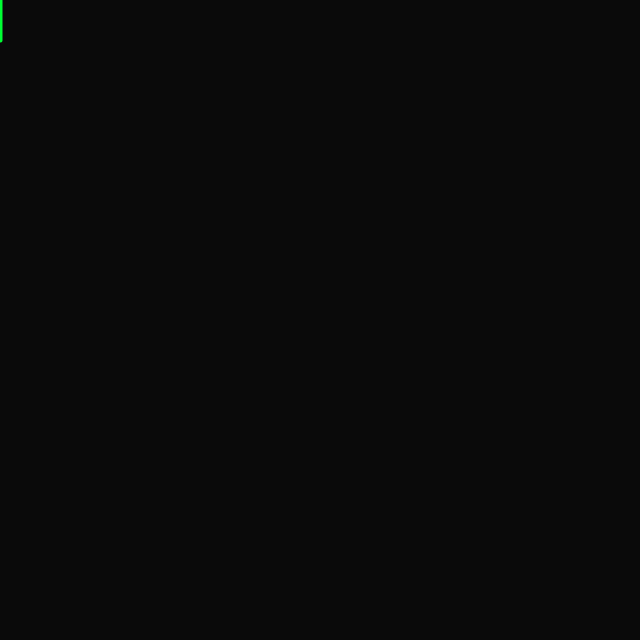
Frame 1 (no input)
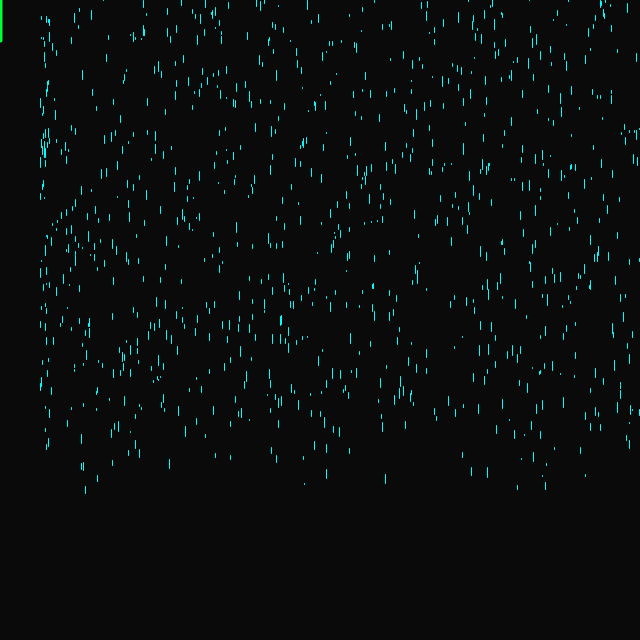
Frame 60 (the mouse pressed at the canvas centre just before this capture)
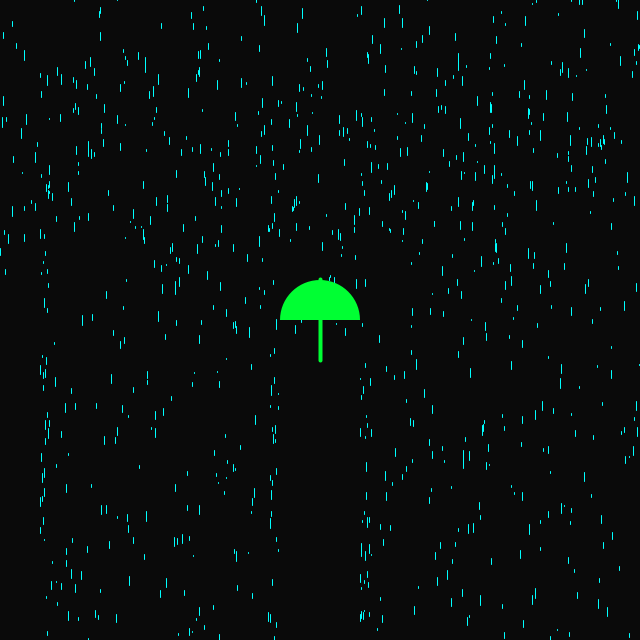
Frame 120 (the mouse held since frame 60 and released just before this capture)

The Processing sketch that drew these frames (run headless with seeded random() and noise(); from frame 60 on, the mouse is pressed at the canvas centre):

// Processing sketch: rain
// ── rain.pde
drop[] d= new drop[1000];

void setup(){
  size(640,640);
  for (int i=0; i<d.length; i++){
  d[i]= new drop();
  }
}

void draw(){
  background(10,10,10);
  for (int i=0; i<d.length; i++){
     d[i].fall();
     d[i].show();
     if(abs(d[i].x-mouseX) <40 && d[i].x-mouseX>0 && abs(d[i].y-mouseY) < 140 && d[i].y-mouseY>0){
       
       d[i].slide_r();
     }
     if(abs(d[i].x-mouseX) <40 && d[i].x-mouseX<0 && abs(d[i].y-mouseY) < 140 && d[i].y-mouseY>0){
       d[i].slide_l();
     }

  }
  
  noStroke();
  fill(0,255,51);
  arc(mouseX,mouseY,80,80,-PI,0);
  
  stroke(0,255,51);
  strokeWeight(4); 
  line(mouseX,mouseY-41,mouseX,mouseY+40);
}

// ── drop.pde
class drop{
  float x=random(0,width);
  float y=random(-200,-100);
  float yspeed=random(2,10);
  float len=random(1,10);
  float x_slide=10;
  float yspeed2=-1;
  void fall(){
    y=y+yspeed;
 //   if(x)
  }
  void show() {
//    stroke(138,43,226);
    stroke(0,255,255);
    strokeWeight(1);
    line(x,y,x,y+len);
    if (y>height){
       y=random(-200,-100);
       x=random(0,width);
    }
  }
  void slide_r(){
     y=y+yspeed2;
    x=x+x_slide;
  }
  void slide_l(){
     y=y+yspeed2;
    x=x-x_slide;
  }
  
//  void jump(){
//    if(keyprressed=' '){
//    y=0;
//    y=y+jum;
//  }
//  }
}
